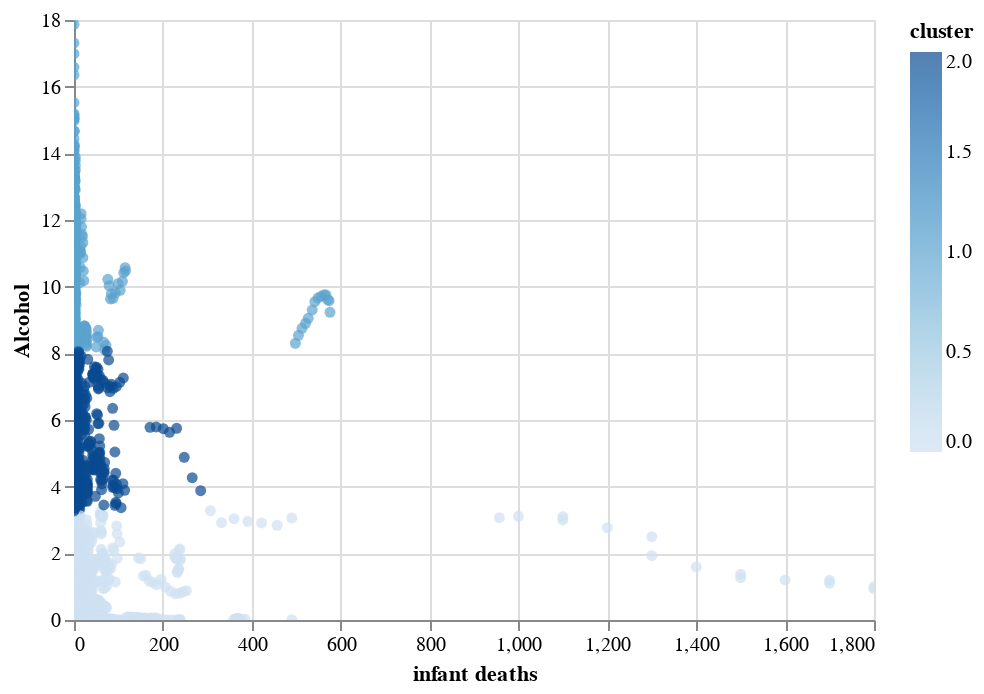

The cell this chart's notebook holds for it:
### Code cell
import altair as alt
scatter_plot = alt.Chart(X).mark_circle()

scatter_plot.encode(x='infant deaths', 
                    y='Alcohol',
                    color='cluster',tooltip=['infant deaths', 'Alcohol']).interactive()

### Figure 1 — Vega-Lite specification as saved in the notebook (floating-point values rounded to 4 significant figures; data arrays with more than 128 entries replaced by an {"elided": "..."} marker saying what was removed)
{"config": {"view": {"continuousWidth": 400, "continuousHeight": 300}}, "data": {"name": "data-dbc73f1b03194afd52921d5d476cb876"}, "mark": "circle", "encoding": {"color": {"field": "cluster", "type": "quantitative"}, "tooltip": [{"field": "infant deaths", "type": "quantitative"}, {"field": "Alcohol", "type": "quantitative"}], "x": {"field": "infant deaths", "type": "quantitative"}, "y": {"field": "Alcohol", "type": "quantitative"}}, "selection": {"selector017": {"type": "interval", "bind": "scales", "encodings": ["x", "y"]}}, "$schema": "https://vega.github.io/schema/vega-lite/v4.17.0.json", "datasets": {"data-dbc73f1b03194afd52921d5d476cb876": {"elided": "2744 records"}}}
